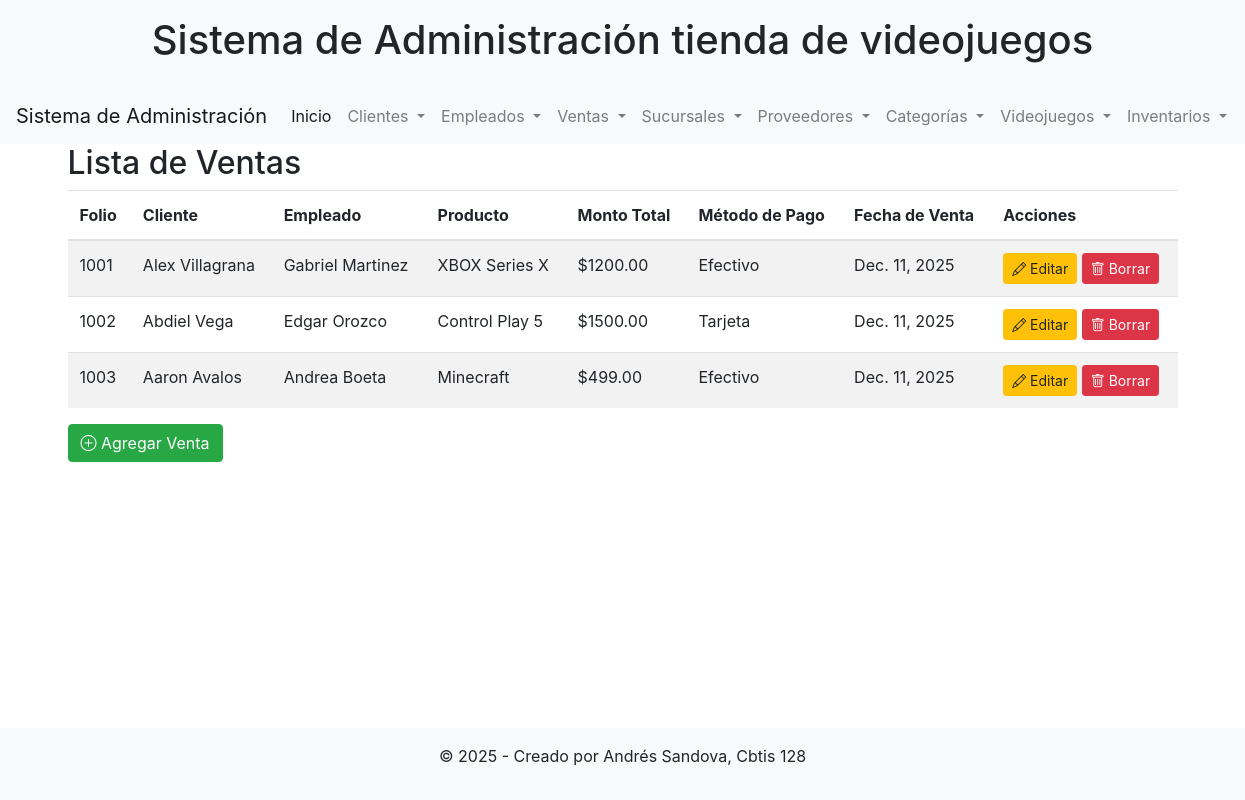
The page /ver_ventas/ on the database its author committed.
### app_Videojuegos/models.py (models this page shows, shortened)
class Venta(models.Model):
    cliente = models.ForeignKey(Cliente, on_delete=models.CASCADE, related_name='ventas')
    empleado = models.ForeignKey(Empleado, on_delete=models.SET_NULL, blank=True, null=True, related_name='ventas_realizadas')
    producto = models.CharField(max_length=200)
    fecha_venta = models.DateField(auto_now_add=True)
    monto_total = models.DecimalField(max_digits=10, decimal_places=2)
    metodo_pago = models.CharField(max_length=100)
    folio = models.CharField(max_length=100, unique=True)

class Cliente(models.Model):
    imagen = models.ImageField(upload_to='clientes/', blank=True, null=True)
    nombre = models.CharField(max_length=100)
    apellido = models.CharField(max_length=100)
    telefono = models.CharField(max_length=50, blank=True, null=True)
    email = models.EmailField(blank=True, null=True)
    direccion = models.CharField(max_length=250, blank=True, null=True)
    fecha_registro = models.DateField(auto_now_add=True)
    empleado_asignado = models.ForeignKey(Empleado, on_delete=models.SET_NULL, blank=True, null=True, related_name='clientes_asignados')
    producto_interes = models.CharField(max_length=200, blank=True, null=True)

class Empleado(models.Model):
    imagen = models.ImageField(upload_to='empleados/', blank=True, null=True)
    nombre = models.CharField(max_length=100)
    apellido = models.CharField(max_length=100)
    puesto = models.CharField(max_length=100)
    telefono = models.CharField(max_length=50, blank=True, null=True)
    email = models.EmailField(blank=True, null=True)
    fecha_contratacion = models.DateField(blank=True, null=True)
    cliente_referido = models.ForeignKey('Cliente', on_delete=models.SET_NULL, blank=True, null=True, related_name='referidos')
    producto_asignado = models.CharField(max_length=200, blank=True, null=True)

### app_Videojuegos/views.py (the view)
# urls.py: path('ver_ventas/', views.ver_ventas, name='ver_ventas'),
def ver_ventas(request):
    ventas = Venta.objects.all()
    return render(request, 'cliente/ver_ventas.html', {'ventas': ventas})

### app_Videojuegos/templates/cliente/ver_ventas.html
{% extends 'cliente/base.html' %}
{% block content %}
<h2>Lista de Ventas</h2>
<table class="table table-striped">
    <thead>
        <tr>
            <th>Folio</th>
            <th>Cliente</th>
            <th>Empleado</th>
            <th>Producto</th>
            <th>Monto Total</th>
            <th>Método de Pago</th>
            <th>Fecha de Venta</th>
            <th>Acciones</th>
        </tr>
    </thead>
    <tbody>
        {% for venta in ventas %}
        <tr>
            <td>{{ venta.folio }}</td>
            <td>{{ venta.cliente.nombre }} {{ venta.cliente.apellido }}</td>
            <td>{% if venta.empleado %}{{ venta.empleado.nombre }} {{ venta.empleado.apellido }}{% else %}N/A{% endif %}</td>
            <td>{{ venta.producto }}</td>
            <td>${{ venta.monto_total }}</td>
            <td>{{ venta.metodo_pago }}</td>
            <td>{{ venta.fecha_venta }}</td>
            <td>
                <a href="{% url 'actualizar_venta' venta.id %}" class="btn btn-warning btn-sm"><i class="bi bi-pencil"></i> Editar</a>
                <a href="{% url 'borrar_venta' venta.id %}" class="btn btn-danger btn-sm"><i class="bi bi-trash"></i> Borrar</a>
            </td>
        </tr>
        {% endfor %}
    </tbody>
</table>
<a href="{% url 'agregar_venta' %}" class="btn btn-success"><i class="bi bi-plus-circle"></i> Agregar Venta</a>
{% endblock %}

### rows shown on the page
Venta: folio "1001", cliente.nombre "Alex", cliente.apellido "Villagrana", empleado.nombre "Gabriel", empleado.apellido "Martinez", producto "XBOX Series X", monto_total "1200.00", metodo_pago "Efectivo", fecha_venta "Dec. 11, 2025"
Venta: folio "1002", cliente.nombre "Abdiel", cliente.apellido "Vega", empleado.nombre "Edgar", empleado.apellido "Orozco", producto "Control Play 5", monto_total "1500.00", metodo_pago "Tarjeta", fecha_venta "Dec. 11, 2025"
Venta: folio "1003", cliente.nombre "Aaron", cliente.apellido "Avalos", empleado.nombre "Andrea", empleado.apellido "Boeta", producto "Minecraft", monto_total "499.00", metodo_pago "Efectivo", fecha_venta "Dec. 11, 2025"
